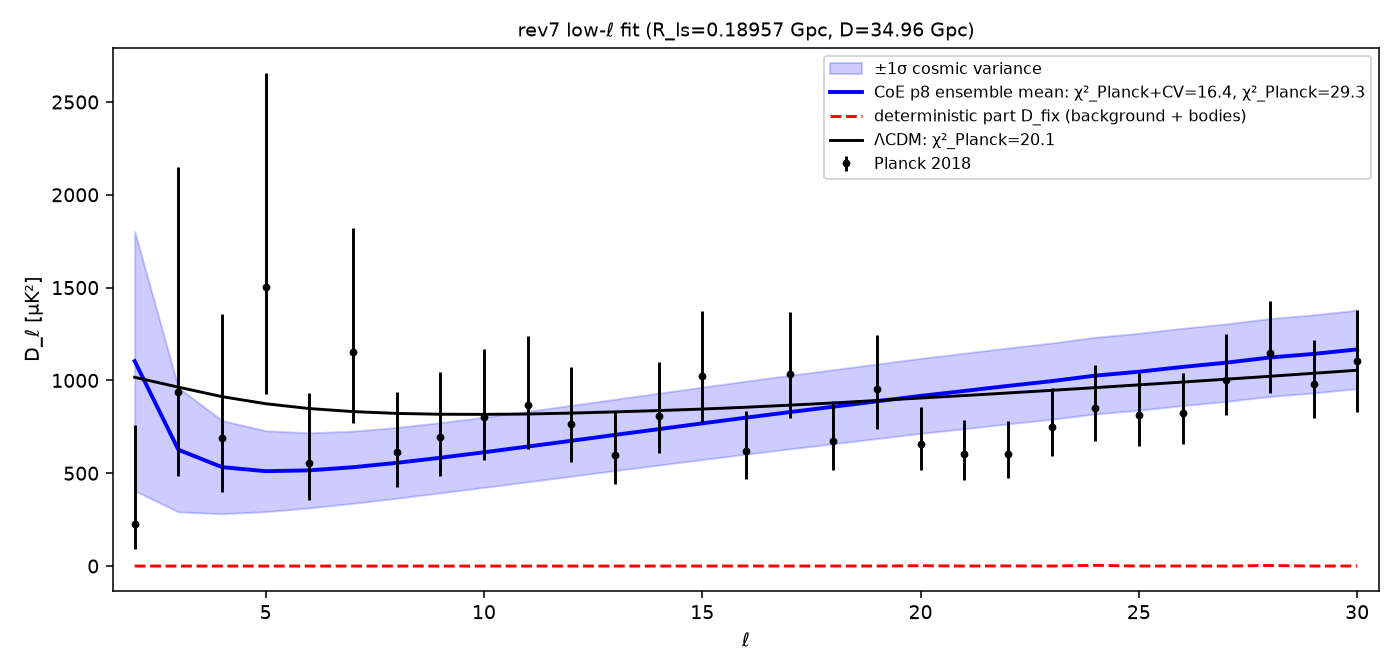

Source code (Python):
# rev7 regeneration of rev6 Fig 17 (stage-A low-l fit). rev6 stage A was a regularised (lambda=100) GRF fit at R=4 Gpc. In rev7 the field
# is the unregularised multistart p8 fit at R_ls=0.18957 Gpc (joint_solve/phase2/p8_field_consistent.npz), so there is no lambda / L-curve;
# shown: ensemble mean Dfix+Df with ±1σ cosmic-variance band, the deterministic part Dfix, LCDM, Planck 2018, l=2-30. Stats from acoustic_fit.stats.
import os,sys,json,numpy as np,matplotlib;matplotlib.use('Agg');import matplotlib.pyplot as plt
P='/workspace/coepdf/joint_solve/phase2/';z=np.load(P+'p8_field_consistent.npz');Df,Dfix=z['Df'],z['Dfix'];H=os.path.dirname(os.path.abspath(__file__))
os.chdir('/workspace/redweb2/stochfield');sys.path.insert(0,'.');import acoustic_fit as A
L=np.arange(len(Df));nu=2*np.maximum(L,1)+1;mean=Dfix+Df;cv=Df*np.sqrt(2/nu)
s=A.stats(mean,Df,2,30);sl=A.stats(A.Lt,0*A.Lt,2,30);k=slice(2,31)
fig,ax=plt.subplots(figsize=(10,4.8))
ax.fill_between(L[k],(mean-cv)[k],(mean+cv)[k],color='b',alpha=.2,label='±1σ cosmic variance')
ax.plot(L[k],mean[k],'b-',lw=2,label=f'CoE p8 ensemble mean: χ²_Planck+CV={s["chi2_cv"]:.1f}, χ²_Planck={s["chi2_planck"]:.1f}')
ax.plot(L[k],Dfix[k],'r--',label='deterministic part D_fix (background + bodies)');ax.plot(A.Lt[:31][k] if False else L[k],A.Lt[k],'k-',label=f'ΛCDM: χ²_Planck={sl["chi2_planck"]:.1f}')
pf=A.Pf[(A.Pf[:,0]>=2)&(A.Pf[:,0]<=30)];ax.errorbar(pf[:,0],pf[:,1],[pf[:,2],pf[:,3]],fmt='ko',ms=3,label='Planck 2018')
ax.set_xlabel('ℓ');ax.set_ylabel('D_ℓ [μK²]');ax.set_xlim(1.5,30.5);ax.legend(fontsize=8);ax.set_title('rev7 low-ℓ fit (R_ls=0.18957 Gpc, D=34.96 Gpc)',fontsize=10)
fig.tight_layout();fig.savefig(os.path.join(H,'R17_stageA.png'),dpi=140);json.dump(dict(coe=s,lcdm=sl),open(os.path.join(H,'R17_stageA.json'),'w'),default=float,indent=1);print(s,sl)
